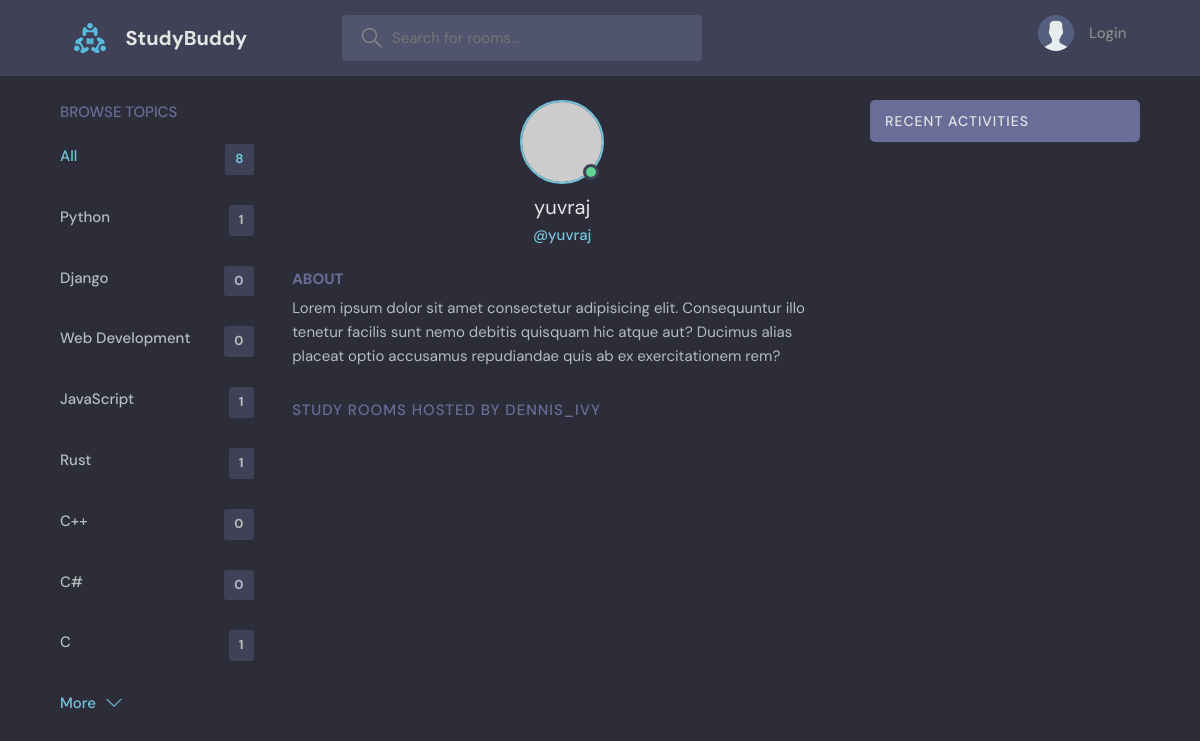
The page /profile/4/ on the database its author committed.
### base/models.py (models this page shows, shortened)
class Topic(models.Model):
    name = models.CharField(max_length=200)

### base/views.py (the view)
# urls.py: path('profile/<str:pk>/', views.userprofile, name='user-profile'),
def userprofile(request, pk):
    user = User.objects.get(id=pk)
    rooms = user.room_set.all()
    room_message = user.message_set.all()
    topics = Topic.objects.all()
    context = {'user': user, 'rooms':rooms, 'room_message':room_message, 'topics':topics}
    return render(request, 'base/profile.html', context)

### base/templates/base/profile.html (shortened to what this page needs)
{% extends 'main.html' %}
{% block content %}
  <main class="profile-page layout layout--3">
    <div class="container">
        {% include 'base/topics_component.html' %}
      <div class="roomList">
        <div class="profile">
          <div class="profile__avatar">
            <div class="avatar avatar--large active">
              <img src="https://randomuser.me/api/portraits/men/11.jpg" />
            </div>
          </div>
          <div class="profile__info">
            <h3>{{user.username}}</h3>
            <p>@{{user.username}}</p>
          </div>
          <div class="profile__about">
            <h3>About</h3>
            <p>
              Lorem ipsum dolor sit amet consectetur adipisicing elit. Consequuntur illo tenetur
              facilis sunt nemo debitis quisquam hic atque aut? Ducimus alias placeat optio
              accusamus repudiandae quis ab ex exercitationem rem?
            </p>
          </div>
        </div>
        <div class="roomList__header">
          <div>
            <h2>Study Rooms Hosted by dennis_ivy</a>
            </h2>
          </div>
        </div>
      </div>
        {% include 'base/activity_component.html' %}
    </div>
  </main>
{% endblock content %}

### base/templates/base/topics_component.html
<div class="topics">
    <div class="topics__header">
        <h2>Browse Topics</h2>
    </div>
    <ul class="topics__list">
        <li>
        <a href="{% url 'home' %}" class="active">All <span>{{topics.count}}</span></a>
        </li>
        {% for topic in topics %}
        <li>
        <a href="{% url 'home' %}?q={{topic.name}}">{{topic.name}} <span>{{topic.room_set.all.count}}</span></a>
        </li>
        {% endfor %}
    </ul>
    <a class="btn btn--link" href="topics.html">
        More
        <svg version="1.1" xmlns="http://www.w3.org/2000/svg" width="32" height="32" viewBox="0 0 32 32">
        <title>chevron-down</title>
        <path d="M16 21l-13-13h-3l16 16 16-16h-3l-13 13z"></path>
        </svg>
    </a>
</div>

### static/styles/style.css (style rules this page uses)
:root { --color-main: #71c6dd; --color-main-light: #e1f6fb; --color-dark: #3f4156; --color-dark-medium: #51546e; --color-dark-light: #696d97; --color-light: #e5e5e5; --color-gray: #8b8b8b; --color-light-gray: #b2bdbd; --color-bg: #2d2d39; --color-success: #5dd693; --color-error: #fc4b0b; }
* { font-family: "DM Sans", -apple-system, BlinkMacSystemFont, "Segoe UI", Roboto, Oxygen, Ubuntu, Cantarell, "Open Sans", "Helvetica Neue", sans-serif; margin: 0; padding: 0; box-sizing: border-box; text-rendering: optimizeLegibility; font-size: inherit; }
html { font-size: 56.25%; }
@media only screen and (min-width: 1200px) { html { font-size: 62.5%; } }
body { line-height: 1.6; font-weight: 400; font-size: 1.5rem; color: var(--color-light-gray); background-color: var(--color-bg); min-height: 100vh; }
img { width: 100%; }
a { display: inline-block; color: var(--color-main); text-decoration: none; }
.container { max-width: 120rem; width: 90%; margin: auto; }
.btn { background-color: transparent; border: none; display: inline-flex; align-items: center; gap: 1rem; cursor: pointer; transition: all ease-in-out 0.3s; padding: 1rem 2rem; border-radius: 5px; box-shadow: 1px 1px 3px 1px rgba(0, 0, 0, 0.15); font-weight: 500; }
.btn--link { border-radius: 0; padding: 0; color: var(--color-main); box-shadow: none; }
.btn > svg { fill: currentColor; width: 1.6rem; height: 1.6rem; }
.avatar { position: relative; display: inline-block; border-radius: 50%; border: 2px solid var(--color-main); }
.avatar img { display: block; border-radius: 50%; object-fit: cover; object-position: center; }
.avatar::after { content: ""; display: block; position: absolute; background-color: var(--color-gray); z-index: 111; border-radius: 50%; border: 0.3rem solid var(--color-dark); }
.avatar.active::after { background-color: var(--color-success); }
.avatar.avatar--large img { display: block; width: 8rem; height: 8rem; border-radius: 50%; }
.avatar.avatar--large:after { width: 1rem; height: 1rem; bottom: 2px; right: 3.5px; }
.layout { margin-top: 2.4rem; }
.layout > .container { display: flex; justify-content: space-between; align-items: flex-start; }
.layout--3 > .container > div:first-child { flex-basis: 18%; max-width: 22.5rem; }
.layout--3 > .container > div:nth-child(2) { flex-basis: 50%; }
.topics__header { margin-bottom: 2rem; }
.topics__header h2 { text-transform: uppercase; font-weight: 500; color: var(--color-dark-light); }
.topics__list { list-style: none; }
.topics__list li a { display: flex; justify-content: space-between; margin-bottom: 3rem; font-weight: 500; color: var(--color-light-gray); transition: all 0.3s ease-in-out; }
.topics__list li a.active, .topics__list li a:hover { color: var(--color-main); }
.topics__list li a span { padding: 0.5rem 1rem; background-color: var(--color-dark); border-radius: 3px; font-size: 1.3rem; font-weight: 700; letter-spacing: 1px; }
.roomList__header { display: flex; justify-content: space-between; align-items: center; margin-bottom: 2.4rem; }
.roomList__header h2 { text-transform: uppercase; font-weight: 500; color: var(--color-light); letter-spacing: 1px; }
.profile { margin-bottom: 3rem; }
.profile__avatar { text-align: center; }
.profile__info { text-align: center; }
.profile__info h3 { font-size: 2rem; color: var(--color-light); font-weight: 400; }
.profile__info p { color: var(--color-main); font-weight: 500; margin-bottom: 1rem; }
.profile__about { margin-top: 2rem; }
.profile__about h3 { text-transform: uppercase; color: var(--color-dark-light); margin-bottom: 0.5rem; }
.profile-page .roomList__header { margin-bottom: 1.5rem; }
.profile-page .roomList__header h2 { color: var(--color-dark-light); }

### rows shown on the page
Topic: name "Python", room_set.all.count "1"
Topic: name "Django", room_set.all.count "0"
Topic: name "Web Development", room_set.all.count "0"
Topic: name "JavaScript", room_set.all.count "1"
Topic: name "Rust", room_set.all.count "1"
Topic: name "C++", room_set.all.count "0"
Topic: name "C#", room_set.all.count "0"
Topic: name "C", room_set.all.count "1"

### other values the page prints
{{ topics.count }} "8"
{{ user.username }} "yuvraj"
